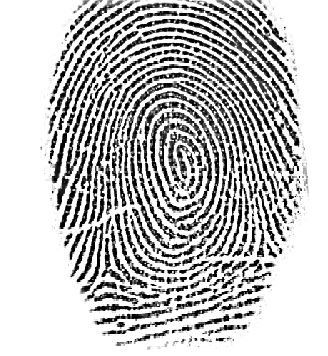
#> input picture Tensorflow_Object_Detection/workspace/22_2.jpg, 328 x 356 px
$ python corte.py
#> lines starting #> are read from the running program, lines starting #| are printed output that depends on the picture
import cv2

image = cv2.imread('22_2.jpg')
#> image is the input picture: shape (356, 328, 3); min 0, max 255, mean 190.6
y = 292
x = 199
h = 138
w = 86
crop = image[y:y+h, x:x+w]
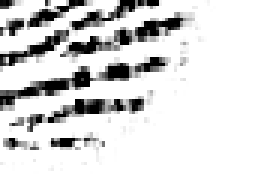
#> crop: shape (64, 86, 3) (shown 3 times larger); min 0, max 255, mean 218.4
cv2.imshow('Image', crop)
cv2.imwrite('corte.png',crop)
cv2.waitKey(0)


# [9 lines of commented-out code are left out]

$ run again, with Tensorflow_Object_Detection/workspace/22_1.jpg copied over Tensorflow_Object_Detection/workspace/22_2.jpg
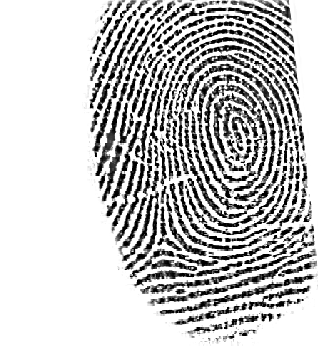
#> input picture Tensorflow_Object_Detection/workspace/22_1.jpg, 328 x 356 px
#> image is the input picture: shape (356, 328, 3); min 0, max 255, mean 199.1
#> `crop = image[y:y+h, x:x+w]`:
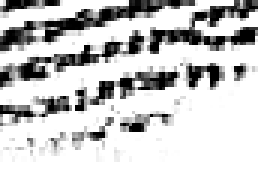
#> crop: shape (64, 86, 3) (shown 3 times larger); min 0, max 255, mean 203.6

$ run again, with Tensorflow_Object_Detection/workspace/22_3.jpg copied over Tensorflow_Object_Detection/workspace/22_2.jpg
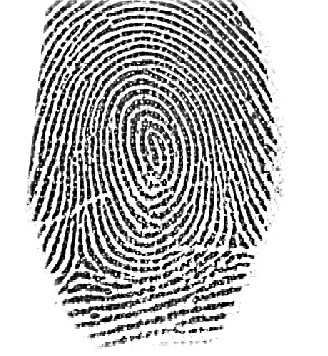
#> input picture Tensorflow_Object_Detection/workspace/22_3.jpg, 328 x 356 px
#> image is the input picture: shape (356, 328, 3); min 0, max 255, mean 189.4
#> `crop = image[y:y+h, x:x+w]`:
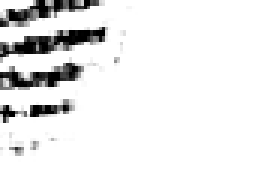
#> crop: shape (64, 86, 3) (shown 3 times larger); min 0, max 255, mean 234.5

$ run again, with Tensorflow_Object_Detection/workspace/22_4.jpg copied over Tensorflow_Object_Detection/workspace/22_2.jpg
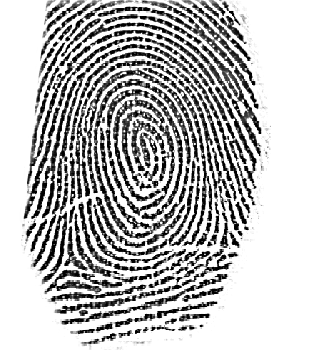
#> input picture Tensorflow_Object_Detection/workspace/22_4.jpg, 328 x 356 px
#> image is the input picture: shape (356, 328, 3); min 0, max 255, mean 192.8
#> `crop = image[y:y+h, x:x+w]`:
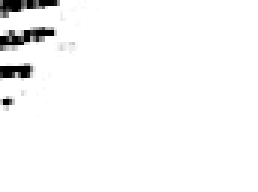
#> crop: shape (64, 86, 3) (shown 3 times larger); min 0, max 255, mean 247.3
